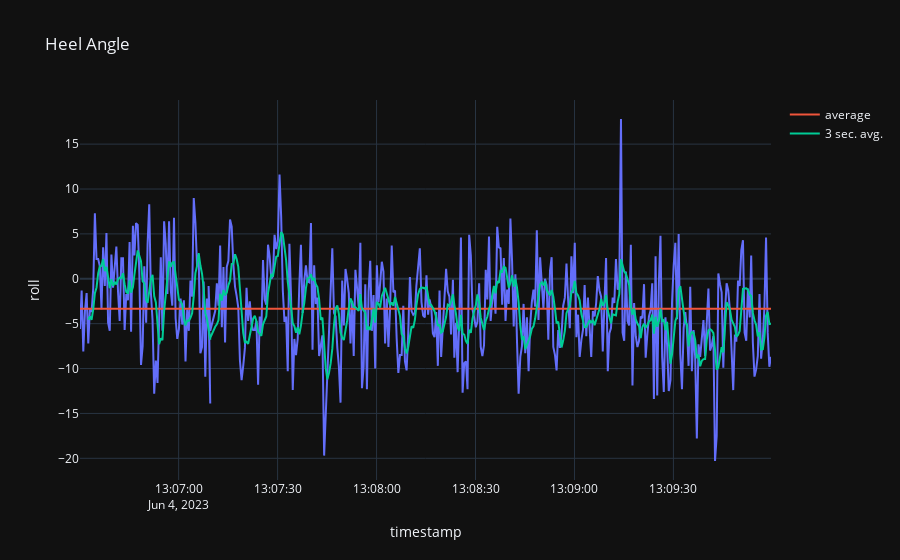

Notebook code cell kept with this figure:
### Code cell
fig = px.line(df_time, x='timestamp', y='roll', template='plotly_dark', title='Heel Angle')
fig.add_scatter(x=df_time['timestamp'], y=df_time['roll_avg'], name='average')
fig.add_scatter(x=df_time['timestamp'], y=df_time['roll_avg_rolling_3'], name='3 sec. avg.')
fig.show()

### Figure 1 — Plotly figure (JSON) as saved in the notebook; plotly's stock layout.template omitted (floating-point values rounded to 4 significant figures; data arrays with more than 128 entries replaced by an {"elided": "..."} marker saying what was removed)
{"data": [{"hovertemplate": "timestamp=%{x}<br>roll=%{y}<extra></extra>", "legendgroup": "", "line": {"color": "#636efa", "dash": "solid"}, "marker": {"symbol": "circle"}, "mode": "lines", "name": "", "orientation": "v", "showlegend": false, "type": "scatter", "x": {"elided": "420 str values"}, "xaxis": "x", "y": {"elided": "420 float values"}, "yaxis": "y"}, {"name": "average", "type": "scatter", "x": {"elided": "420 str values"}, "y": {"elided": "420 float values"}}, {"name": "3 sec. avg.", "type": "scatter", "x": {"elided": "420 str values"}, "y": {"elided": "420 float values"}}], "layout": {"legend": {"tracegroupgap": 0}, "title": {"text": "Heel Angle"}, "xaxis": {"anchor": "y", "domain": [0, 1], "title": {"text": "timestamp"}}, "yaxis": {"anchor": "x", "domain": [0, 1], "title": {"text": "roll"}}}}
